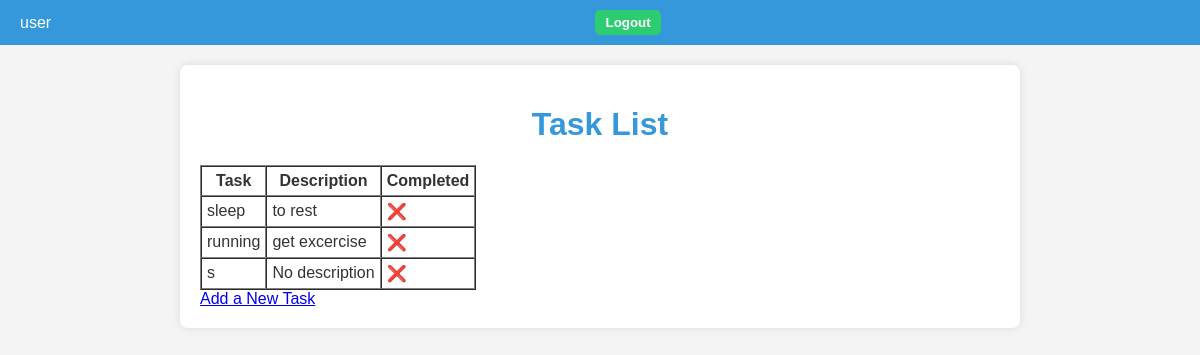
The app's page /tasks/ (signed in) with its own data.
### tasks/models.py (models this page shows, shortened)
class Task(models.Model):
    name = models.CharField(max_length=255, help_text="Enter the task name.")
    completed = models.BooleanField(default=False, help_text="Is the task completed?")
    description = models.TextField(blank=True, help_text="Enter the task description.")
    created_at = models.DateTimeField(auto_now_add=True, help_text="The time when the task was created.")
    updated_at = models.DateTimeField(auto_now=True, help_text="The time when the task was last updated.")
    user = models.ForeignKey(User, on_delete=models.CASCADE, related_name="tasks")  # <-- new

### tasks/views.py (the view)
# urls.py: path("", views.index, name="index"),
@login_required(login_url="users:login")  # Ensure only logged-in users can access
def index(request):
    tasks = Task.objects.filter(user=request.user)
    return render(request, "tasks/index.html", {
        "tasks": tasks  # Pass tasks to the template
    })

### tasks/templates/tasks/index.html
{% extends "tasks/layout.html" %}
{% block content %}
<h1>Task List</h1>
<table border="1" cellpadding="5" cellspacing="0">
    <thead>
        <tr>
            <th>Task</th>
            <th>Description</th>
            <th>Completed</th>
        </tr>
    </thead>
    <tbody>
        {% for task in tasks %}
            <tr>
                <td>{{ task.name }}</td>
                <td>{{ task.description|default:"No description" }}</td>
                <td>
                    {% if task.completed %}
                        ✅
                    {% else %}
                        ❌
                    {% endif %}
                </td>
            </tr>
        {% empty %}
            <tr>
                <td colspan="3">No Tasks.</td>
            </tr>
        {% endfor %}
    </tbody>
</table>
<a href="{% url 'tasks:add' %}">Add a New Task</a>
{% endblock %}

### tasks/templates/tasks/layout.html (shortened to what this page needs)
{% load static %}
<!DOCTYPE html>
<html lang="en">
<head>
    <link rel="stylesheet" href="{% static 'tasks/styles.css' %}">
</head>
<body>
    <header>
        <div class="user-info">
            {% if request.user.is_authenticated %}
                <span>{{ request.user.username }}</span>
                <form action="{% url 'users:logout' %}" method="post">
                    <button type="submit">Logout</button>
                </form>
            {% endif %}
        </div>
    </header>
    <main>
        {% block content %}
        {% endblock %}
    </main>
</body>
</html>

### tasks/static/tasks/styles.css (style rules this page uses)
body { font-family: Helvetica, sans-serif; background-color: #f4f4f4; color: #333; margin: 0; padding: 0; }
header { background-color: #3498db; padding: 10px 20px; color: white; }
header .user-info { display: flex; justify-content: flex-end; align-items: center; }
header .user-info span { margin-right: 15px; }
header .user-info a, header .user-info button { background-color: #2ecc71; border: none; padding: 5px 10px; color: white; border-radius: 5px; cursor: pointer; margin-left: 10px; }
main { max-width: 800px; margin: 20px auto; padding: 20px; background-color: white; box-shadow: 0 0 10px rgba(0, 0, 0, 0.1); border-radius: 8px; }
main h1 { font-size: 2rem; text-align: center; color: #3498db; }
form { display: flex; flex-direction: column; gap: 15px; max-width: 400px; margin: 0 auto; }
form button { padding: 10px; background-color: #3498db; border: none; color: white; font-weight: bold; cursor: pointer; border-radius: 5px; }

### records on screen
Task: name "sleep", description "to rest"
Task: name "running", description "get excercise"
Task: name "s", description "No description"

### other values on screen
{{ request.user.username }} "user"
